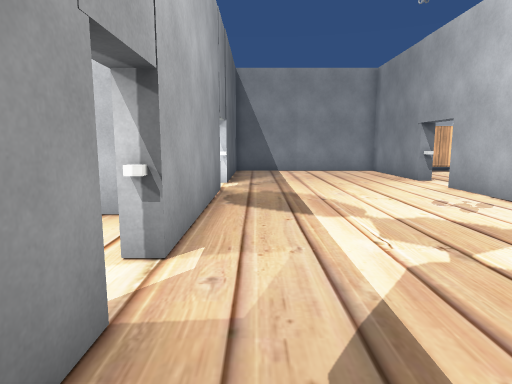
[1] (above)

22 first-person views from a walk through a Unity game level. The camera is 1.3 m above the floor, tilts 8° down and sees 75° across. The floor is counted in squares, 1 m on a side. Each view is taken from the middle of a square. On the plan, view 1 faces up. The plan holds only what a view shows up to about 14 squares ahead; the rest is blank. The place goes on beyond the plan. The player is left out. Some animated figures are not drawn. Door leaves are left out, so doorways stand open. Some surface patterns are stand-ins.

[2]
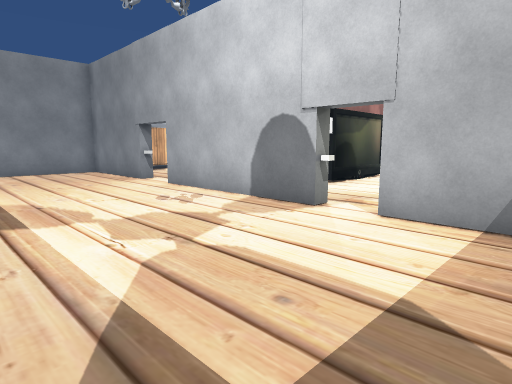

[3]
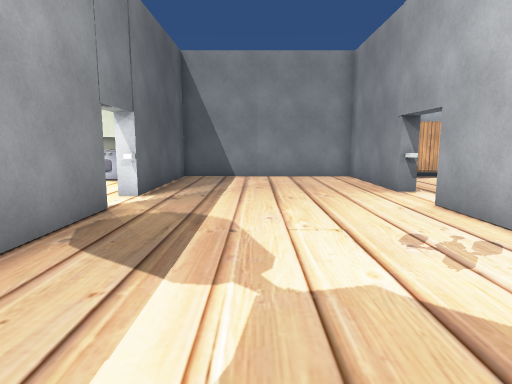

[4]
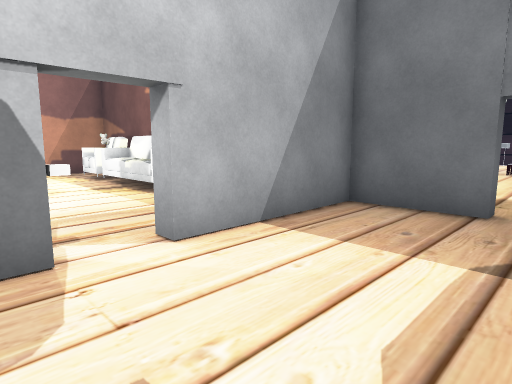

[5]
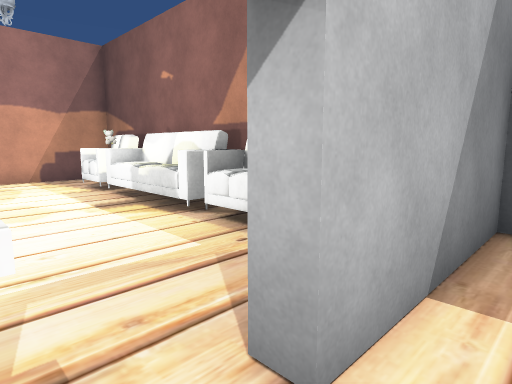

[6]
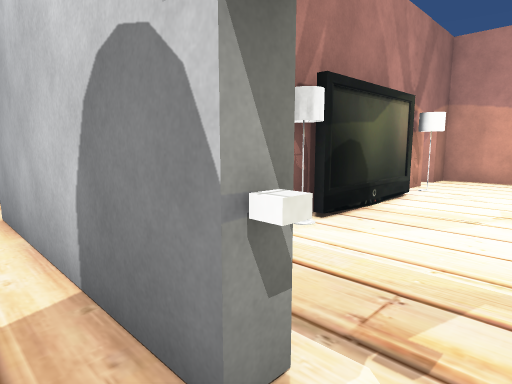

[7]
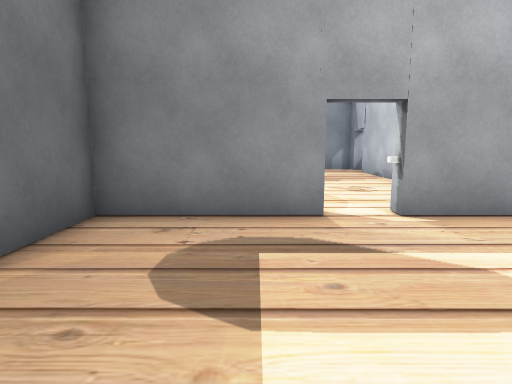

[8]
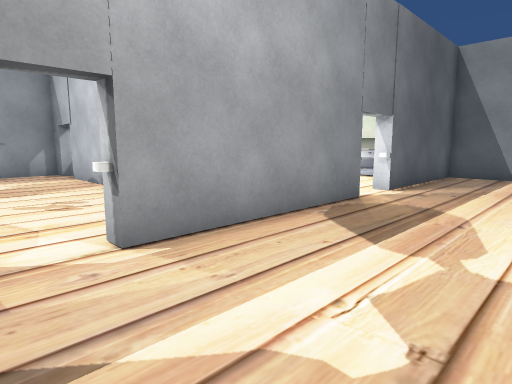

[9]
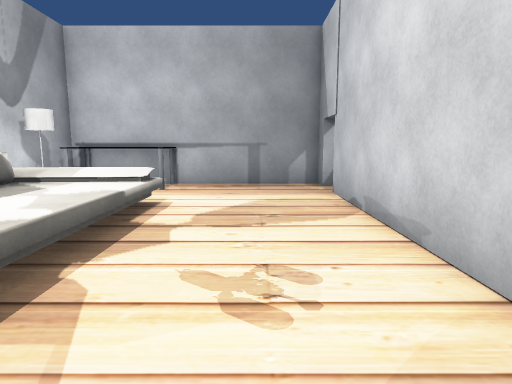

[10]
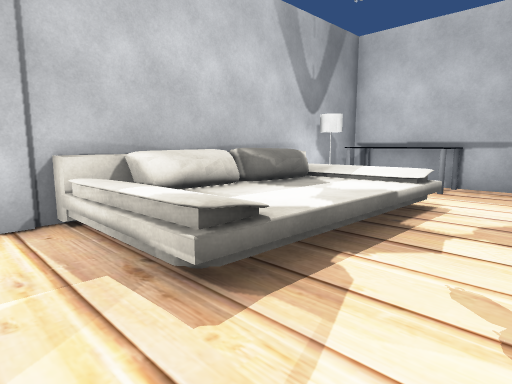

[11]
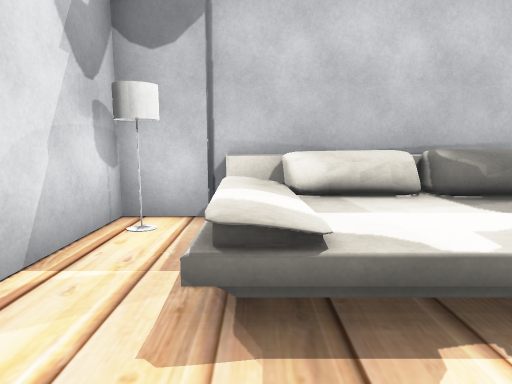

[12]
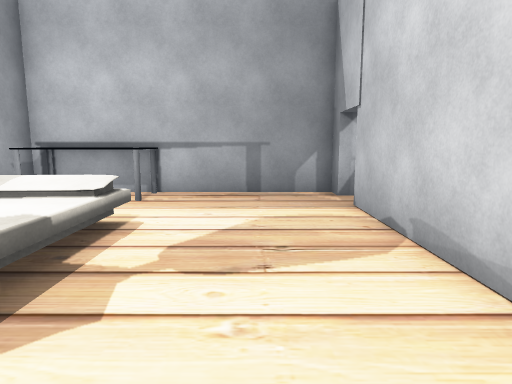

[13]
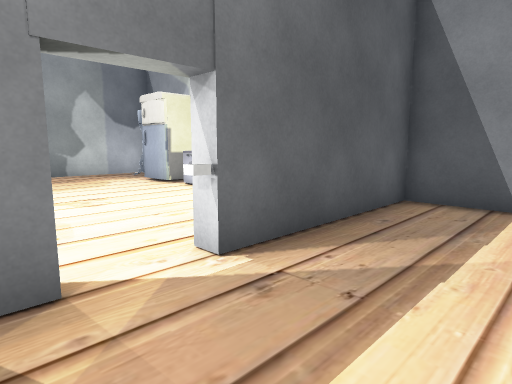

[14]
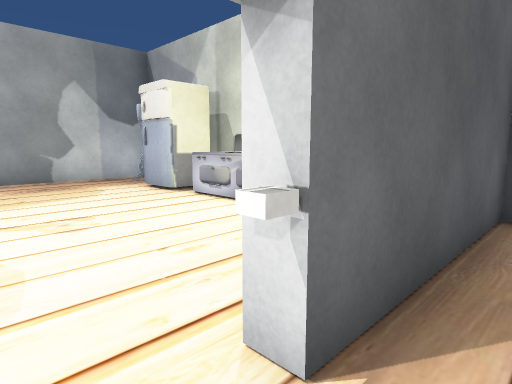

[15]
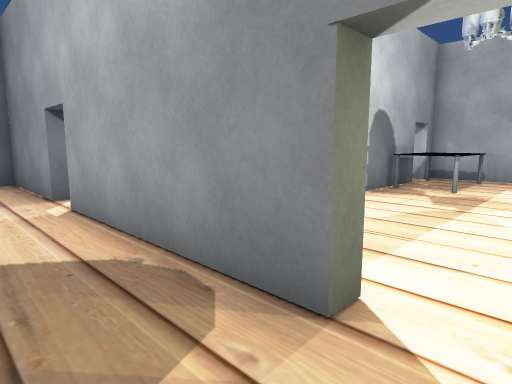

[16]
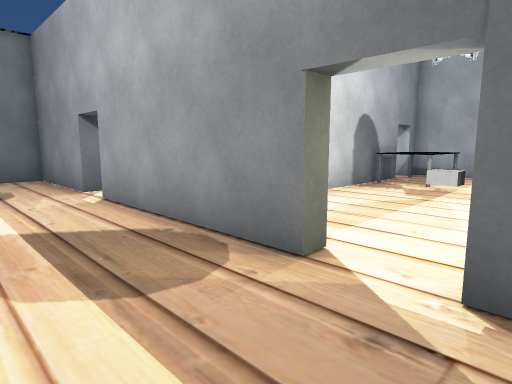

[17]
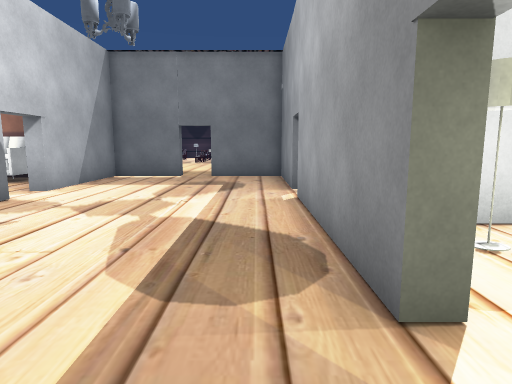

[18]
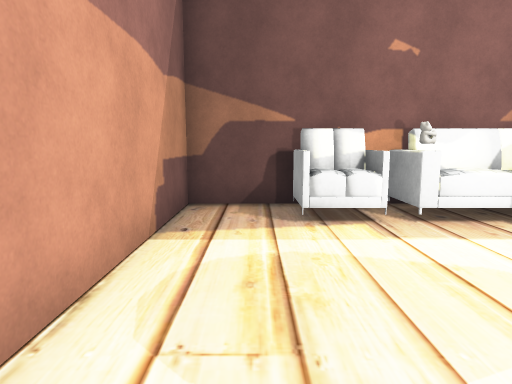

[19]
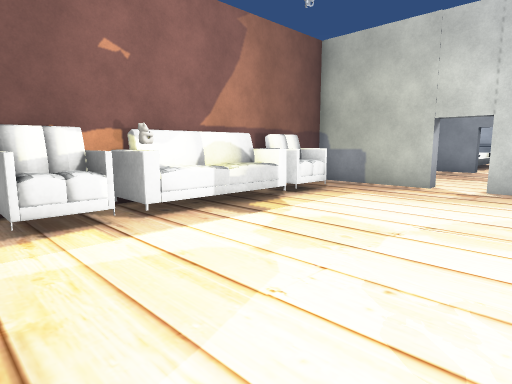

[20]
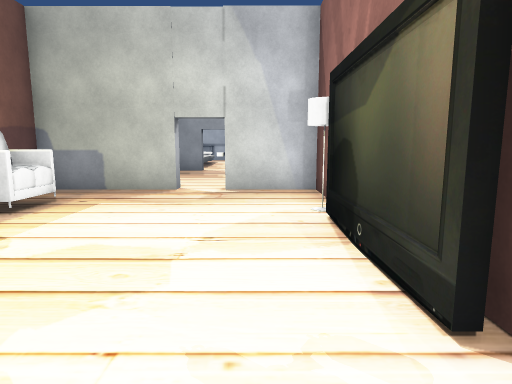

[21]
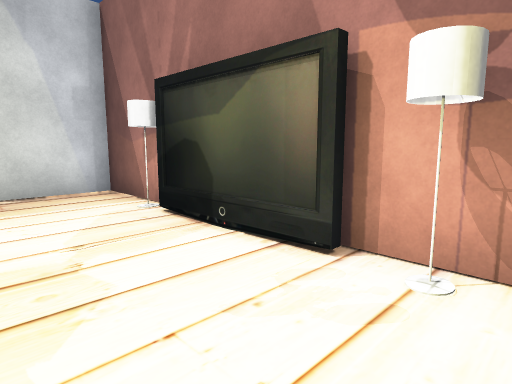

[22]
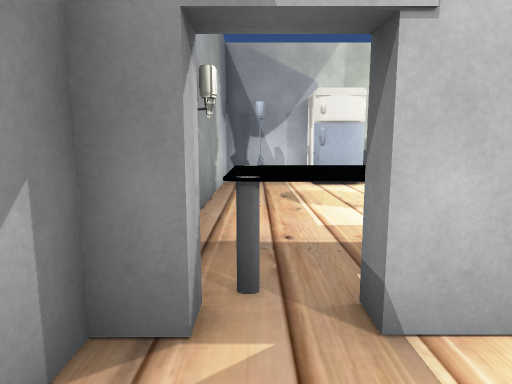

### Floor plan
Points are (right, up) in squares from view 1. A wall is a line through its corners. A room is listed if a view was taken in it or the views show most of it. See-through windows are left out.
Room 1 (views 1, 2, 3, 4, 5, 6, 7, 8, 13, 14, 15, 16, 17)
walls: (-1.6, 9.7) (-1, 9.7) (-1, 4.4); (5.9, 4.4) (5.9, 10.3); (-1.6, 2.3) (-1, 2.3) (-1, -2.1) (1.5, -2.1); (5.9, 12.4) (5.9, 16.9) (-1, 16.9) (-1, 11.4); (3.2, -2.5) (3.2, -2.1) (5.9, -2.1) (5.9, 2.7)
ways out: open door at (-1, 3) to room 2; open door at (6, 3) to room 3; open door at (-1, 10); open door at (3, -2); open door at (6, 11)
objects: other object (-1, 4); other object (-1, 11)
Room 2 (views 9, 10, 11, 12, 22)
walls: (-4.6, 6.1) (-11.1, 6.1) (-11.1, 6.5); (-2.5, 6.1) (-3, 6.1); (-12.4, 6.6) (-12.4, 6.1); (-13.1, -2.1) (-1.6, -2.1) (-1.6, 1); (-13.1, 6.1) (-13.1, 1.5)
ways out: open door at (-1, 3) to room 1; opening at (-12, 6)
objects: table (-13, -1) to (-12, 1)
Room 3 (views 18, 19, 20, 21)
walls: (10.4, 6.7) (9.6, 6.7); (9.2, 6.7) (6.4, 6.7) (6.4, 4.4); (16.2, 6.7) (13.5, 6.7); (5.9, 2.7) (6.4, 2.7) (6.4, -1.3) (8.4, -1.3); (16.5, -1.3) (18.5, -1.3) (18.5, 6.7) (17.4, 6.7)
ways out: open door at (6, 3) to room 1; opening at (17, 7)
objects: other object (6, 4); sofa (9, -1) to (10, 0); TV (10, 6) to (14, 6); sofa (11, -1) to (14, 0); sofa (15, -1) to (16, 0)

Where each view was taken, in squares from view 1:
view 1: 0 up, 0 right, facing up
view 2: 0 up, 0 right, facing up-right
view 3: 3 up, 2 right, facing up
view 4: 5 up, 2 right, facing down-right
view 5: 4 up, 5 right, facing down-right
view 6: 3 up, 5 right, facing up-right
view 7: 1 up, 5 right, facing left
view 8: 2 up, 3 right, facing up-left
view 9: 4 up, 2 left, facing left
view 10: 4 up, 2 left, facing down-left
view 11: 4 up, 4 left, facing down
view 12: 4 up, 4 left, facing left
view 13: 9 up, 2 right, facing up-left
view 14: 10 up, 0 right, facing up-left
view 15: 11 up, 1 right, facing down-left
view 16: 12 up, 2 right, facing down-left
view 17: 12 up, 0 right, facing down
view 18: 6 up, 17 right, facing down
view 19: 6 up, 17 right, facing down-left
view 20: 5 up, 16 right, facing left
view 21: 3 up, 16 right, facing up-left
view 22: 4 up, 12 left, facing up
